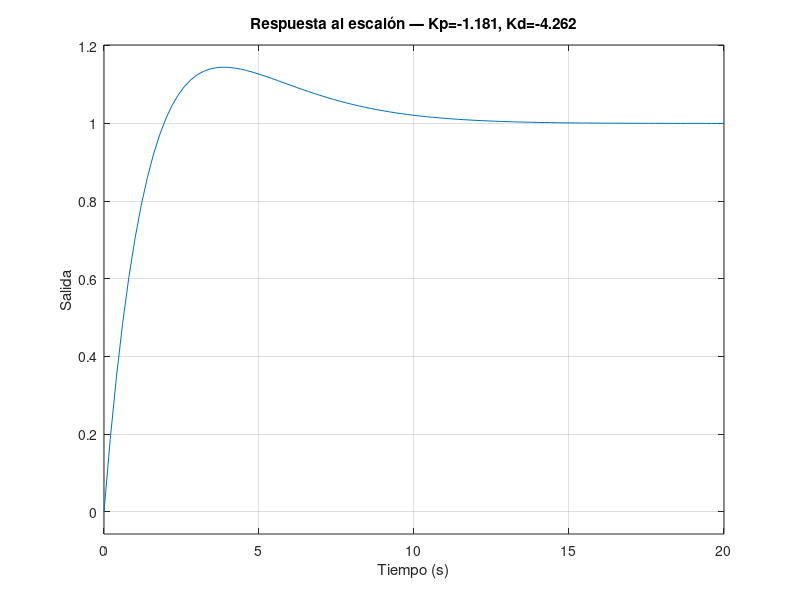

This figure's MATLAB source: (Note: this script raises an error after producing the figure.)
% Control PD para planta Ku/s^2
% Objetivo: hallar Kp y Kd dado ts y zeta

clear; clc;

%% Parámetros del sistema
d = 3;
L = 46.2;

K_bb = -3.613;
Ku   = K_bb*(d/L)   % Ganancia de la planta (ajustar según tu sistema)


ts   = 7;    % Tiempo de asentamiento [s] (criterio 2%)
zeta = 0.95;  % Factor de amortiguamiento

%% Cálculo de parámetros del sistema de 2do orden deseado
% Criterio 2%: ts ≈ 4 / (zeta * wn)
wn = 3.5 / (zeta * ts);

fprintf('=== Parámetros deseados ===\n');
fprintf('wn   = %.4f rad/s\n', wn);
fprintf('zeta = %.4f\n', zeta);
fprintf('ts   = %.4f s (teórico)\n\n', 4/(zeta*wn));

%% FT en lazo cerrado con controlador PD: C(s) = Kp + Kd*s
% G(s) = Ku/s^2,  C(s)*G(s) = Ku*(Kd*s + Kp)/s^2
% Denominador CL: s^2 + Ku*Kd*s + Ku*Kp
%
% Comparando con s^2 + 2*zeta*wn*s + wn^2:
%   Ku*Kp = wn^2      → Kp = wn^2 / Ku
%   Ku*Kd = 2*zeta*wn → Kd = 2*zeta*wn / Ku

Kp = wn^2 / Ku;
Kd = 2 * zeta * wn / Ku;

fprintf('=== Ganancias del controlador PD ===\n');
fprintf('Kp = %.4f\n', Kp);
fprintf('Kd = %.4f\n\n', Kd);

%% Simulación
s  = tf('s');
G  = Ku / s^2;
C  = Kp + Kd * s;
CL = feedback(C * G, 1);

fprintf('=== Polos en lazo cerrado ===\n');
disp(pole(CL));

% Respuesta al escalón
figure;
step(CL);
title(sprintf('Respuesta al escalón — Kp=%.3f, Kd=%.3f', Kp, Kd));
xlabel('Tiempo (s)'); ylabel('Salida');
grid on;

% Métricas reales
info = stepinfo(CL);
fprintf('=== Métricas reales ===\n');
fprintf('ts real    = %.4f s\n', info.SettlingTime);
fprintf('Overshoot  = %.2f %%\n', info.Overshoot);
